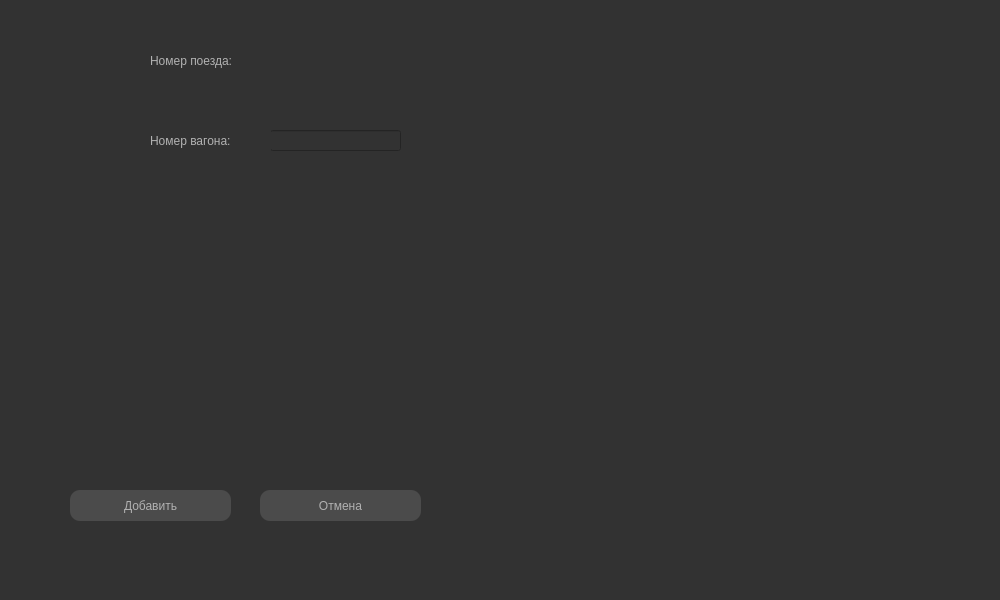
<?xml version="1.0" encoding="UTF-8"?>
<ui version="4.0">
 <class>AddWagonForm</class>
 <widget class="QMainWindow" name="AddWagonForm">
  <property name="geometry">
   <rect>
    <x>0</x>
    <y>0</y>
    <width>1000</width>
    <height>600</height>
   </rect>
  </property>
  <property name="windowTitle">
   <string>Менеджер поездов</string>
  </property>
  <property name="styleSheet">
   <string notr="true">font: 12pt &quot;Times New Roman&quot;;
background-color: rgb(50, 50, 50);
color: #b1b1b1;
</string>
  </property>
  <widget class="QWidget" name="centralwidget">
   <widget class="QLineEdit" name="wagonName">
    <property name="geometry">
     <rect>
      <x>270</x>
      <y>130</y>
      <width>131</width>
      <height>21</height>
     </rect>
    </property>
   </widget>
   <widget class="QLabel" name="label">
    <property name="geometry">
     <rect>
      <x>150</x>
      <y>130</y>
      <width>121</width>
      <height>21</height>
     </rect>
    </property>
    <property name="text">
     <string>Номер вагона:</string>
    </property>
   </widget>
   <widget class="QLabel" name="trainName">
    <property name="geometry">
     <rect>
      <x>270</x>
      <y>50</y>
      <width>131</width>
      <height>21</height>
     </rect>
    </property>
    <property name="text">
     <string/>
    </property>
   </widget>
   <widget class="QPushButton" name="btnCancel">
    <property name="geometry">
     <rect>
      <x>260</x>
      <y>490</y>
      <width>161</width>
      <height>31</height>
     </rect>
    </property>
    <property name="styleSheet">
     <string notr="true">QPushButton{
	background-color: rgb(75, 75, 75);
	border-radius: 10px;
}
QPushButton:hover {
     background-color: rgb(80,80, 80);
}
QPushButton:pressed {
    background-color: rgb(120,120,120);
}
</string>
    </property>
    <property name="text">
     <string>Отмена</string>
    </property>
   </widget>
   <widget class="QPushButton" name="btnAdd">
    <property name="geometry">
     <rect>
      <x>70</x>
      <y>490</y>
      <width>161</width>
      <height>31</height>
     </rect>
    </property>
    <property name="styleSheet">
     <string notr="true">QPushButton{
	background-color: rgb(75, 75, 75);
	border-radius: 10px;
}
QPushButton:hover {
     background-color: rgb(80,80, 80);
}
QPushButton:pressed {
    background-color: rgb(120,120,120);
}
</string>
    </property>
    <property name="text">
     <string>Добавить</string>
    </property>
   </widget>
   <widget class="QLabel" name="label_2">
    <property name="geometry">
     <rect>
      <x>150</x>
      <y>50</y>
      <width>121</width>
      <height>21</height>
     </rect>
    </property>
    <property name="text">
     <string>Номер поезда:</string>
    </property>
   </widget>
  </widget>
  <widget class="QStatusBar" name="statusbar"/>
 </widget>
 <resources/>
 <connections/>
</ui>
